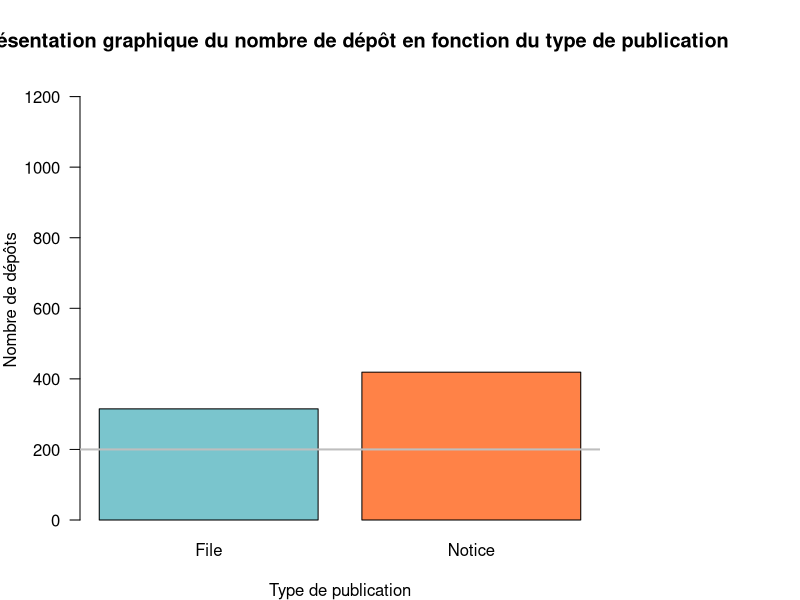
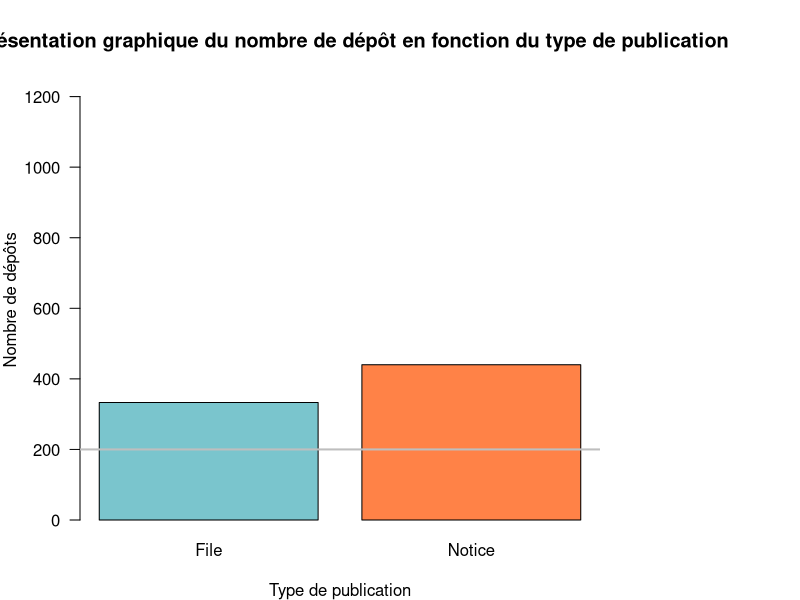
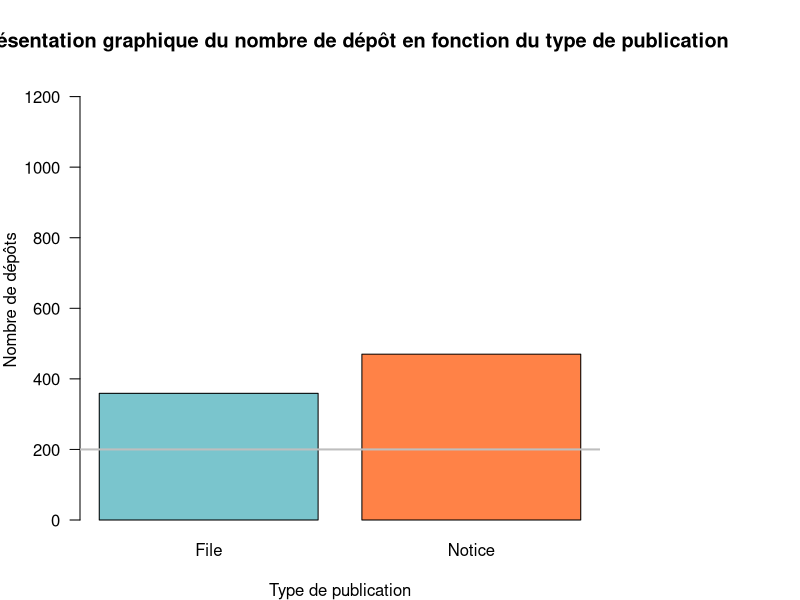
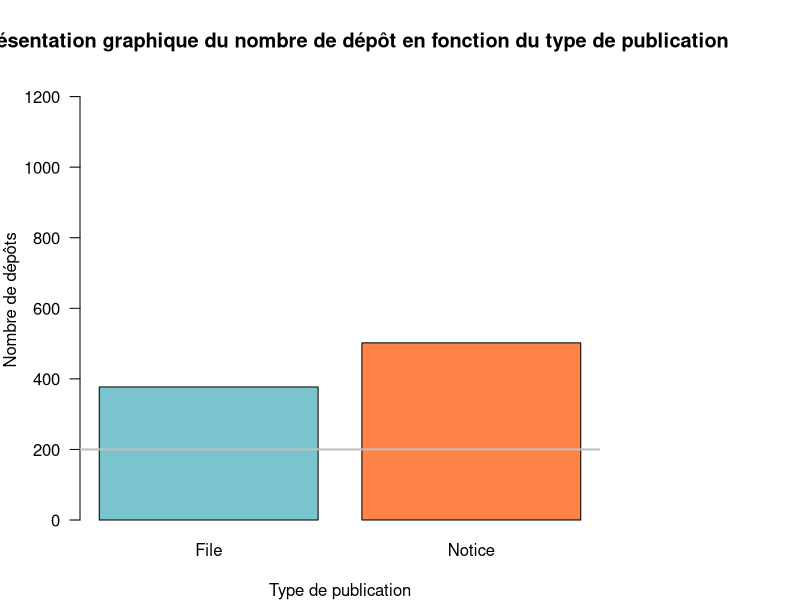
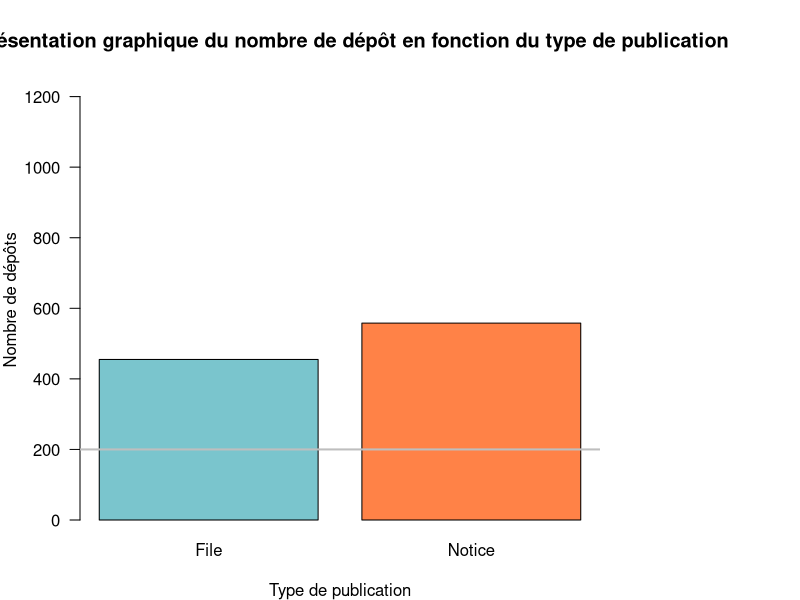
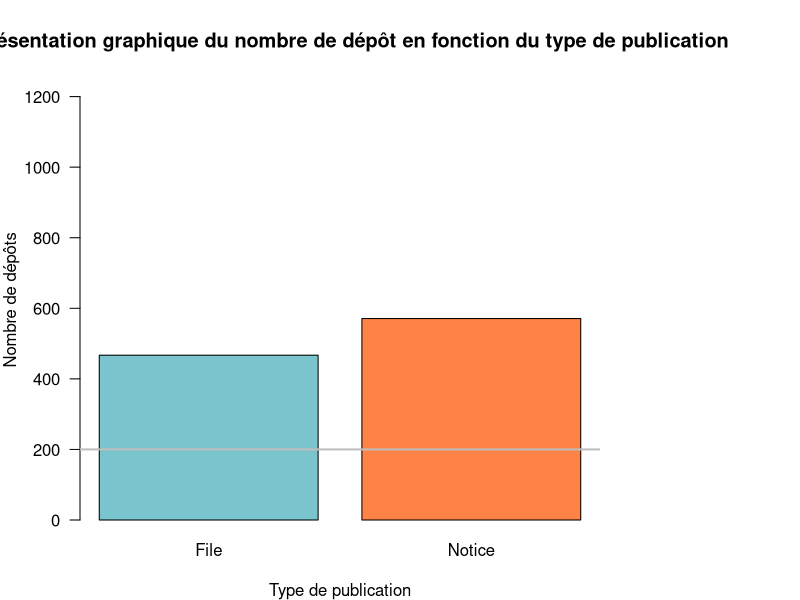
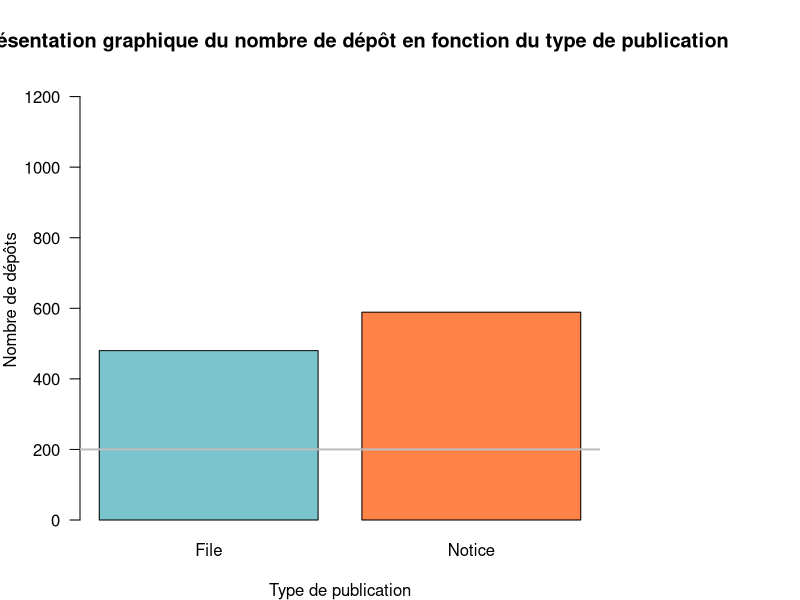
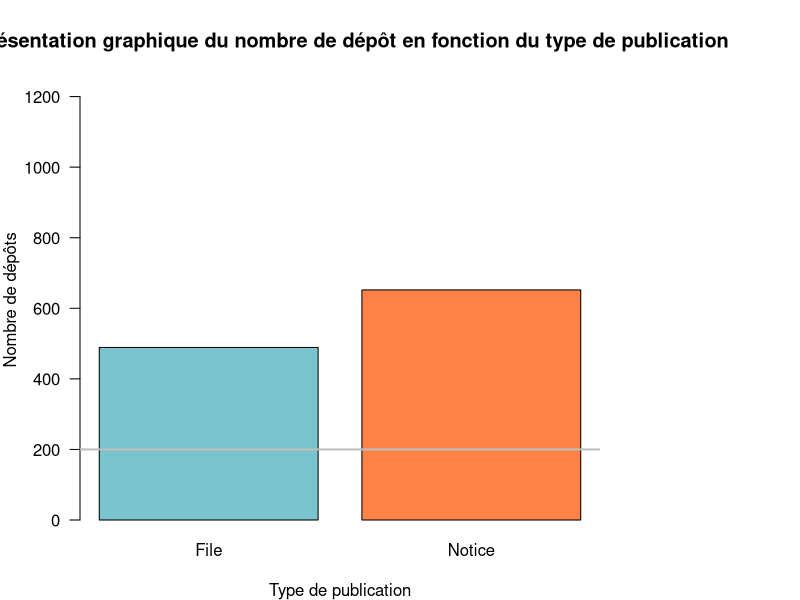

Recreate these plots in R, in order.
# Graphique montrant l'évolution du nombre de fichiers et du nombre de notices 

# Tableau de données : "tableau"
# Noms des colonnes : "date", "notice", "fichier"

# Importer le tableau à partir d'un fichir txt
tableau <- read.table("tableau_fictif.txt", sep = ",", header = TRUE)
dim(tableau)
names(tableau)


library(tidyverse)
library(dplyr)
#tableau <- 
tableau <- as_tibble(tableau)

# Graphiques
longueur_tableau <- nrow(tableau)

notice_derniere_ligne <- tableau %>%
  slice(longueur_tableau)%>%
  select(notice)

## Sélection de la dernière valeur de la colonne file
file_derniere_ligne <- tableau %>%
  slice(longueur_tableau)%>%
  select(file)

## Les dernière valeurs en nombre simple
notice_derniere_ligne <- as.integer(notice_derniere_ligne)
file_derniere_ligne <- as.integer(file_derniere_ligne)

maxi <- max(c(file_derniere_ligne,notice_derniere_ligne))

for (i in 1:longueur_tableau){
  notice_premiere_ligne <- tableau %>%
    slice(i)%>%
    select(notice)
  file_premiere_ligne <- tableau %>%
    slice(i)%>%
    select(file)
  
  notice_premiere_ligne <- as.integer(notice_premiere_ligne)
  file_premiere_ligne <- as.integer(file_premiere_ligne)
  
  
 # png(str_glue(str_glue("Graphique n°{i}.png")), width = 400, height = 480)
  png(str_glue(str_glue("fig/Graphique_{i+100}.png")), width = 400, height = 480)
  par(mar=c(4,4,4,10))
  barplot(c(file_premiere_ligne, notice_premiere_ligne), 
          names.arg = c("File", "Notice"),
          main="Représentation graphique du nombre de dépôt en fonction du type de publication",
          xlab="Type de publication",
          ylab="Nombre de dépôts",
          col=c("cadetblue3", "sienna1"),
          las=1,
          ylim=c(0,maxi))
  abline(h=200, col="grey", lwd=2)
  dev.off()
  }
  
  
